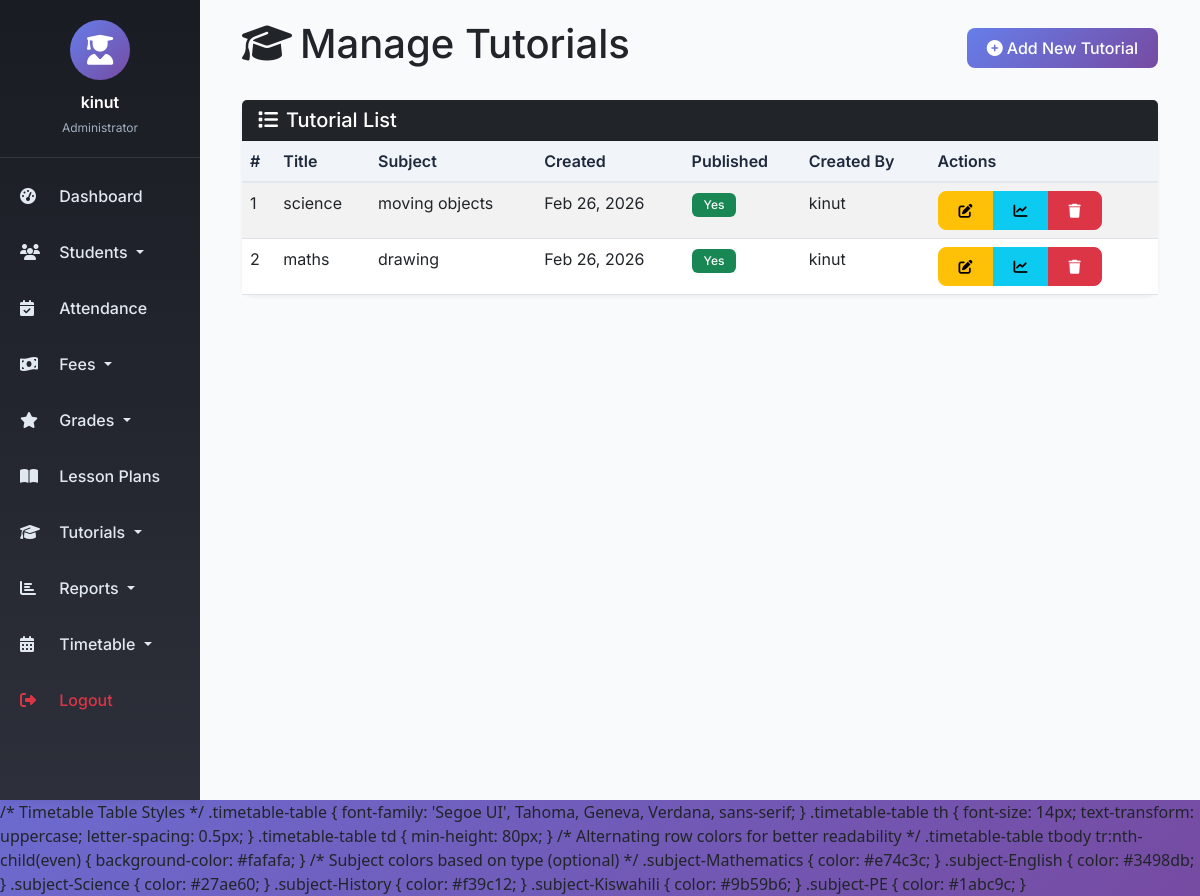
The app's page /manage/tutorials/ (signed in) with its own data.
### management/models.py (models this page shows, shortened)
class Tutorial(models.Model):
    title = models.CharField(max_length=200)
    description = models.TextField(blank=True)
    subject = models.CharField(max_length=100)
    grade_level = models.CharField(max_length=20, blank=True)
    content = models.TextField(help_text="HTML or Markdown content")
    video_url = models.URLField(blank=True, help_text="YouTube or Vimeo link")
    attachment = models.FileField(upload_to='tutorials/', blank=True, null=True)
    created_by = models.ForeignKey(User, on_delete=models.SET_NULL, null=True, related_name='tutorials_created')
    created_at = models.DateTimeField(auto_now_add=True)
    updated_at = models.DateTimeField(auto_now=True)
    is_published = models.BooleanField(default=False)
    class Meta:
        ordering = ['-created_at']

### management/views.py (the view)
# urls.py: path('manage/tutorials/', views.TutorialListView.as_view(), name='tutorial_list_admin'),
class TutorialListView(LoginRequiredMixin, ListView):
    model = Tutorial
    template_name = 'management/tutorial_list_admin.html'
    context_object_name = 'tutorials'
    paginate_by = 20
    def get_queryset(self):
        return Tutorial.objects.all().select_related('created_by').order_by('-created_at')

### management/templates/management/tutorial_list_admin.html (shortened to what this page needs)
{% extends 'base.html' %}
{% load static %}
{% block content %}
<div class="container-fluid">
    <div class="d-flex justify-content-between align-items-center mb-4">
        <h1><i class="fas fa-graduation-cap me-2"></i>Manage Tutorials</h1>
        <a href="{% url 'tutorial_add' %}" class="btn btn-primary">
            <i class="fas fa-plus-circle me-1"></i>Add New Tutorial
        </a>
    </div>
    <div class="card">
        <div class="card-header bg-dark text-white">
            <h5 class="mb-0"><i class="fas fa-list me-2"></i>Tutorial List</h5>
        </div>
        <div class="card-body p-0">
            <div class="table-responsive">
                <table class="table table-hover table-striped mb-0">
                    <thead class="table-light">
                        <tr>
                            <th>#</th>
                            <th>Title</th>
                            <th>Subject</th>
                            <th>Created</th>
                            <th>Published</th>
                            <th>Created By</th>
                            <th>Actions</th>
                        </tr>
                    </thead>
                    <tbody>
                        {% for tutorial in tutorials %}
                        <tr>
                            <td>{{ forloop.counter0|add:page_obj.start_index }}</td>
                            <td>{{ tutorial.title|truncatechars:40 }}</td>
                            <td>{{ tutorial.subject }}</td>
                            <td>{{ tutorial.created_at|date:"M d, Y" }}</td>
                            <td>
                                {% if tutorial.is_published %}
                                    <span class="badge bg-success">Yes</span>
                                {% else %}
                                    <span class="badge bg-secondary">No</span>
                                {% endif %}
                            </td>
                            <td>
                                {% if tutorial.created_by %}
                                    {{ tutorial.created_by.username }}
                                {% else %}
                                    <span class="text-muted">Unknown User</span>
                                {% endif %}
                                </td>
                            <td>
                                <div class="btn-group" role="group">
                                    <a href="{% url 'tutorial_edit' tutorial.pk %}" class="btn btn-sm btn-warning"
                                       data-bs-toggle="tooltip" title="Edit">
                                        <i class="fas fa-edit"></i>
                                    </a>
                                    <a href="{% url 'tutorial_progress' tutorial.pk %}" class="btn btn-sm btn-info"
                                       data-bs-toggle="tooltip" title="View Student Progress">
                                        <i class="fas fa-chart-line"></i>
                                    </a>
                                    <a href="{% url 'tutorial_delete' tutorial.pk %}" class="btn btn-sm btn-danger"
                                       data-bs-toggle="tooltip" title="Delete">
                                        <i class="fas fa-trash"></i>
                                    </a>
                                </div>
                            </td>
                        </tr>
                        {% endfor %}
                    </tbody>
                </table>
            </div>
        </div>
    </div>
</div>
{% endblock %}

### templates/base.html (shortened to what this page needs)
<!DOCTYPE html>
<html lang="en">
<head>
    <link href="https://cdn.jsdelivr.net/npm/bootstrap@5.3.0/dist/css/bootstrap.min.css" rel="stylesheet" />
    <link rel="stylesheet" href="https://cdnjs.cloudflare.com/ajax/libs/font-awesome/6.4.0/css/all.min.css" />
</head>
<body>
    <div class="container-fluid p-0">
        <div class="row g-0">
            <div class="col-md-2 sidebar d-none d-md-block">
                <div class="user-info">
                    <div class="user-avatar">
                        <i class="fas fa-user-graduate"></i>
                    </div>
                    <div class="user-name">{{ user.get_full_name|default:user.username }}</div>
                    <div class="user-role">
                        {% if user.is_superuser %}
                            Administrator
                        {% elif user.groups.all %}
                            {{ user.groups.first.name }}
                        {% else %}
                            Staff
                        {% endif %}
                    </div>
                </div>
                <nav class="nav flex-column">
                    <a class="nav-link" href="{% url 'dashboard' %}">
                        <i class="fas fa-tachometer-alt"></i> Dashboard
                    </a>
                    <li class="nav-item dropdown">
                        <a class="nav-link dropdown-toggle" href="#" role="button" data-bs-toggle="dropdown">
                            <i class="fas fa-users"></i> Students
                        </a>
                    </li>
                    <a class="nav-link" href="{% url 'attendance_list' %}">
                        <i class="fas fa-calendar-check"></i> Attendance
                    </a>
                    <li class="nav-item dropdown">
                        <a class="nav-link dropdown-toggle" href="#" role="button" data-bs-toggle="dropdown">
                            <i class="fas fa-money-bill-wave"></i> Fees
                        </a>
                    </li>
                    <li class="nav-item dropdown">
                        <a class="nav-link dropdown-toggle" href="#" role="button" data-bs-toggle="dropdown">
                            <i class="fas fa-star"></i> Grades
                        </a>
                    </li>
                    <a class="nav-link" href="{% url 'lesson_plan_list' %}">
                        <i class="fas fa-book-open"></i> Lesson Plans
                    </a>
                    <li class="nav-item dropdown">
                        <a class="nav-link dropdown-toggle" href="#" role="button" data-bs-toggle="dropdown">
                            <i class="fas fa-graduation-cap"></i> Tutorials
                        </a>
                    </li>
                    <li class="nav-item dropdown">
                        <a class="nav-link dropdown-toggle" href="#" role="button" data-bs-toggle="dropdown">
                            <i class="fas fa-chart-bar"></i> Reports
                        </a>
                    </li>
                    <li class="nav-item dropdown">
    <a class="nav-link dropdown-toggle" href="#" role="button" data-bs-toggle="dropdown">
        <i class="fas fa-calendar-alt"></i> Timetable
    </a>
</li>
                    <a class="nav-link text-danger" href="{% url 'logout' %}">
                        <i class="fas fa-sign-out-alt"></i> Logout
                    </a>
                </nav>
            </div>
            <div class="col-md-10 main-content">
                {% block content %}
                {% endblock %}
            </div>
        </div>
    </div>
    /* Timetable Table Styles */
.timetable-table {
    font-family: 'Segoe UI', Tahoma, Geneva, Verdana, sans-serif;
}
.timetable-table th {
    font-size: 14px;
    text-transform: uppercase;
    letter-spacing: 0.5px;
}
.timetable-table td {
    min-height: 80px;
}
/* Alternating row colors for better readability */
.timetable-table tbody tr:nth-child(even) {
    background-color: #fafafa;
}
/* Subject colors based on type (optional) */
.subject-Mathematics { color: #e74c3c; }
.subject-English { color: #3498db; }
.subject-Science { color: #27ae60; }
.subject-History { color: #f39c12; }
.subject-Kiswahili { color: #9b59b6; }
.subject-PE { color: #1abc9c; }
</body>
</html>

### templates/base.html (style rules this page uses)
* { font-family: 'Inter', sans-serif; }
body { background: linear-gradient(135deg, #667eea 0%, #764ba2 100%); min-height: 100vh; }
.sidebar { min-height: 100vh; background: linear-gradient(180deg, #1a1c23 0%, #2d2f3a 100%); box-shadow: 2px 0 10px rgba(0,0,0,0.1); transition: all 0.3s ease; }
.sidebar .nav-link { color: #e2e8f0; padding: 12px 20px; transition: all 0.3s ease; font-weight: 500; margin: 4px 0; }
.sidebar .nav-link i { width: 25px; margin-right: 10px; }
.main-content { background: #f8fafc; min-height: 100vh; padding: 20px 30px; }
.card { border: none; border-radius: 12px; box-shadow: 0 2px 4px rgba(0,0,0,0.05); transition: transform 0.2s ease, box-shadow 0.2s ease; }
.table { margin-bottom: 0; }
.table thead th { background-color: #f1f5f9; color: #1e293b; font-weight: 600; border-bottom: 2px solid #e2e8f0; }
.btn { border-radius: 8px; padding: 8px 20px; font-weight: 500; transition: all 0.2s ease; }
.btn-primary { background: linear-gradient(135deg, #667eea 0%, #764ba2 100%); border: none; }
.badge { padding: 6px 12px; border-radius: 6px; font-weight: 500; }
.user-info { padding: 20px; text-align: center; border-bottom: 1px solid rgba(255,255,255,0.1); margin-bottom: 10px; }
.user-avatar { width: 60px; height: 60px; background: linear-gradient(135deg, #667eea 0%, #764ba2 100%); border-radius: 50%; display: flex; align-items: center; justify-content: center; margin: 0 auto 10px; }
.user-avatar i { font-size: 30px; color: white; }
.user-name { color: white; font-weight: 600; margin-bottom: 5px; }
.user-role { color: #a0aec0; font-size: 12px; }

### records on screen
Tutorial: title "science", subject "moving objects", created_at "Feb 26, 2026", is_published "Yes", created_by.username "kinut"
Tutorial: title "maths", subject "drawing", created_at "Feb 26, 2026", is_published "Yes", created_by.username "kinut"

### other values on screen
{{ user.get_full_name|default:user.username }} "kinut"
